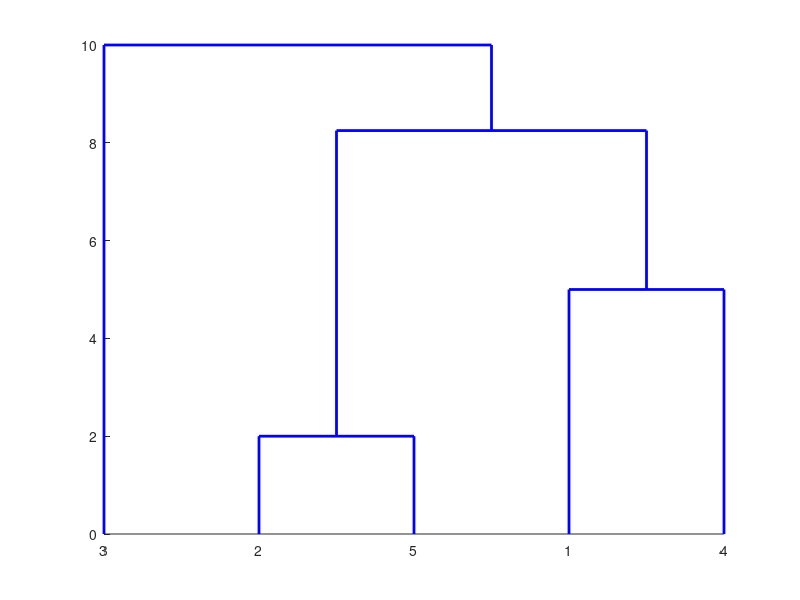

Recreate this plot in MATLAB.

dis=zeros(5,5);
dis(1,2)=10;
dis(1,3)=10;
dis(1,4)=5;
dis(1,5)=3;
dis(2,3)=10;
dis(2,4)=10;
dis(2,5)=2;
dis(3,4)=10;
dis(3,5)=10;
dis(4,5)=10;
dis=dis+dis';
dis= squareform(dis);
Zh = linkage(dis,'average');
c = cluster(Zh,'maxclust',10);
figure;
[H,T] = dendrogram(Zh,'colorthreshold','default');
set(H,'LineWidth',2)

